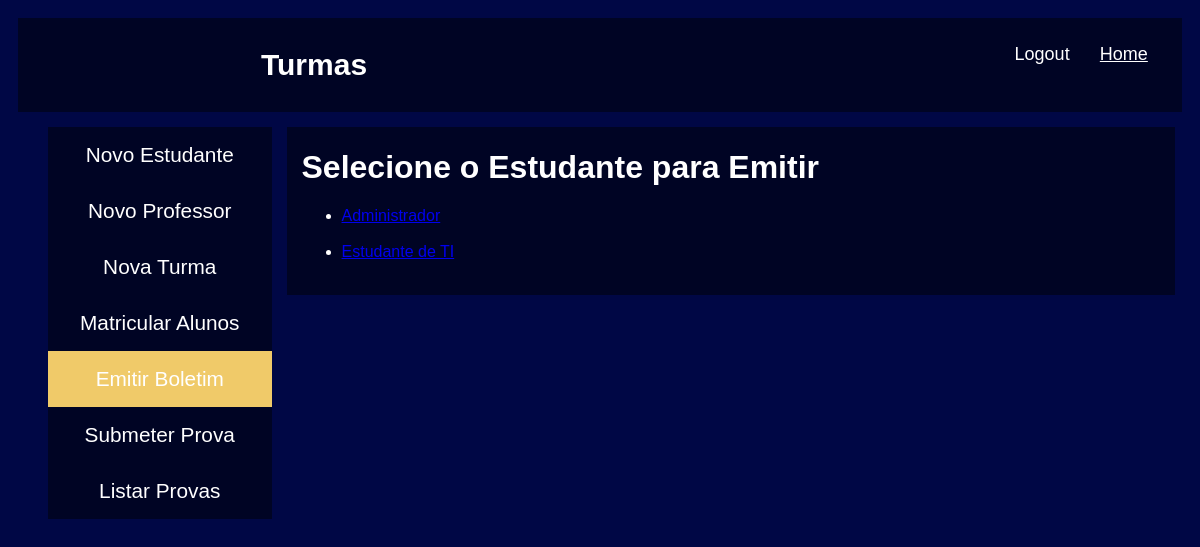
The app's page /solicitacoes/solicitarboletim/ (signed in) with its own data.
### accounts/models.py (models this page shows)
class Estudante(models.Model):
    user = models.OneToOneField(User, on_delete=models.CASCADE)
    matricula = models.IntegerField(null=True, blank=True)
    nome_mae = models.CharField(max_length=100, null=True, blank=True)
    data_nascimento = models.DateField(null=True, blank=True)
    ano_ingresso = models.IntegerField(null=True, blank=True)
    serie = models.IntegerField(null=True, blank=True)
    def __str__(self):
        return self.user.get_full_name()

### solicitacoes/views.py (the view)
# urls.py: path('solicitarboletim/', views.solicitar_boletim, name="solicitar_boletim"),
@login_required(login_url="/")
def solicitar_boletim(request):
    estudantes = Estudante.objects.all()
    teste = 5
    return render(request, 'solicitacoes/solicitar_boletim.html', {'estudantes': estudantes, 'teste': teste})

### solicitacoes/templates/solicitacoes/solicitar_boletim.html
{% extends 'base_layout_turmas.html' %}
{% block content %}
    <div class="menu">
        <ul>
          <li><a style="font-size: 1.3em;" class="{% if teste == 1 %}active{% endif %}" href="{% url 'accounts:estudante' %}">Novo Estudante</a></li>
          <li><a style="font-size: 1.3em;" class="{% if teste == 2 %}active{% endif %}" href="{% url 'accounts:professor' %}">Novo Professor</a></li>
          <li><a style="font-size: 1.3em;" class="{% if teste == 3 %}active{% endif %}" href="{% url 'turmas:criar_turma' %}">Nova Turma</a></li>
          <li><a style="font-size: 1.3em;" class="{% if teste == 4 %}active{% endif %}" href="{% url 'solicitacoes:matricular_aluno' %}">Matricular Alunos</a></li>
          <li><a style="font-size: 1.3em;" class="{% if teste == 5 %}active{% endif %}" href="{% url 'solicitacoes:solicitar_boletim' %}">Emitir Boletim</a></li>
          <li><a style="font-size: 1.3em;" class="{% if teste == 6 %}active{% endif %}" href="{% url 'solicitacoes:submeter_prova' %}">Submeter Prova</a></li>
          <li><a style="font-size: 1.3em;" class="{% if teste == 7 %}active{% endif %}" href="{% url 'solicitacoes:listar_provas' %}">Listar Provas</a></li>
        </ul>
    </div>
    <div class="teste">
        <h1>Selecione o Estudante para Emitir</h1>
        <ul>
            {% for estudante in estudantes %}
                <li><a href="{% url 'solicitacoes:boletim' id=estudante.id %}" target="_new">{{estudante}}</a></li>
                <br/>
            {% endfor %}
        </ul>
    </div>
{% endblock %}

### static/styles.css (style rules this page uses)
body { font-family: Arial; padding: 10px; background-color: #000745; color: #fff; }
.menu { float: left; margin-top: 15px; margin-left: 15px; padding-left: 15px; }
.menu ul { list-style-type: none; margin: 0; padding: 0; width: 100%; height: 100%; background-color: #000424; }
.menu li a { display: block; color: #fff; padding: 16px 32px; text-decoration: none; font-size: 30px; text-align: center; }
.menu li a.active { background-color: #f0ca69; color: white; }
.teste { background: #000424; margin-top: 15px; margin-left: 15px; padding-left: 15px; width: 75%; height: 100%; float: left; }

### records on screen
Estudante: user.last_name "Administrador"
Estudante: user.last_name "Estudante de TI"
